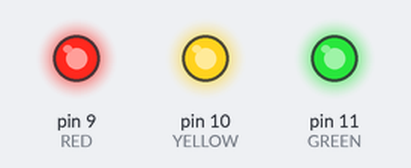
Bench run of a sketch on a simulated Arduino Uno, built with avr-gcc and run on an emulated ATmega328P. Shown: output pins drawn as LEDs (lit = HIGH).

Above: at 0.1 s.
Timing chart, 0 to 1.6 s (numbered marks = the images above):
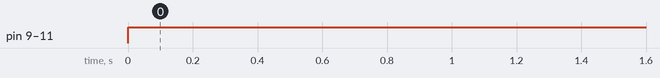

The sketch:

LEDFawad.ino
```cpp
// LED I/O
const int RED = 9;
const int YELLOW = 10;
const int GREEN = 11;


void setup() {
  // put your setup code here, to run once:
pinMode(RED, OUTPUT);
pinMode(GREEN, OUTPUT);
pinMode(YELLOW, OUTPUT);
}

void loop() {

  digitalWrite(RED, 1);
  digitalWrite(YELLOW, 1);
  digitalWrite(GREEN, 1);

//  digitalWrite(GREEN, 1);
//  delay(1000);
//  digitalWrite(RED, 1);
//  delay(1000);
//  digitalWrite(YELLOW, 1);
//  delay(1000);
//  digitalWrite(YELLOW, 0);
//  delay(1000);
//  digitalWrite(RED, 0);
//  delay(1000);
//  digitalWrite(GREEN, 0);
//  delay(1000);
//  digitalWrite(GREEN, 1);
//  delay(1000);

}
```

Measured:
- by itself, pin 9 (RED), pin 10 (YELLOW), pin 11 (GREEN): LOW → HIGH at 0.00 s
